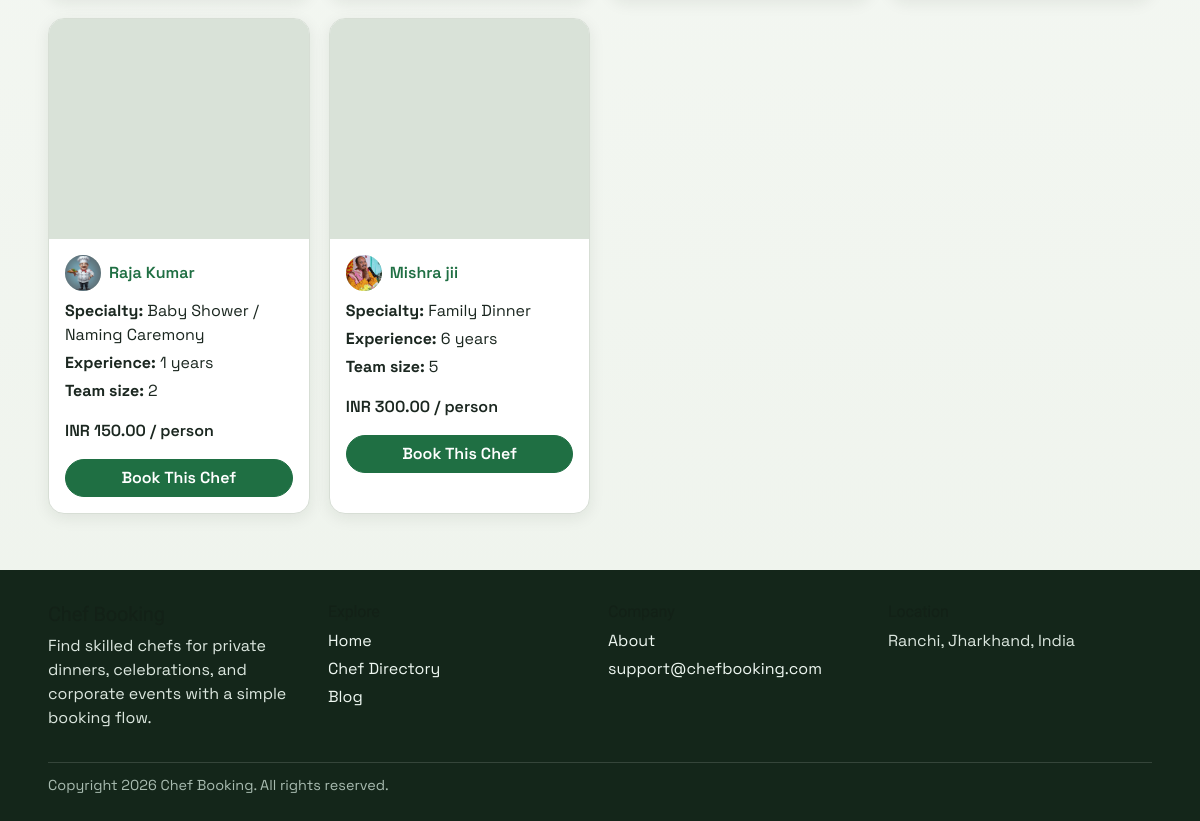
Before: /chefs/ (signed in, lower part) with the older database file.
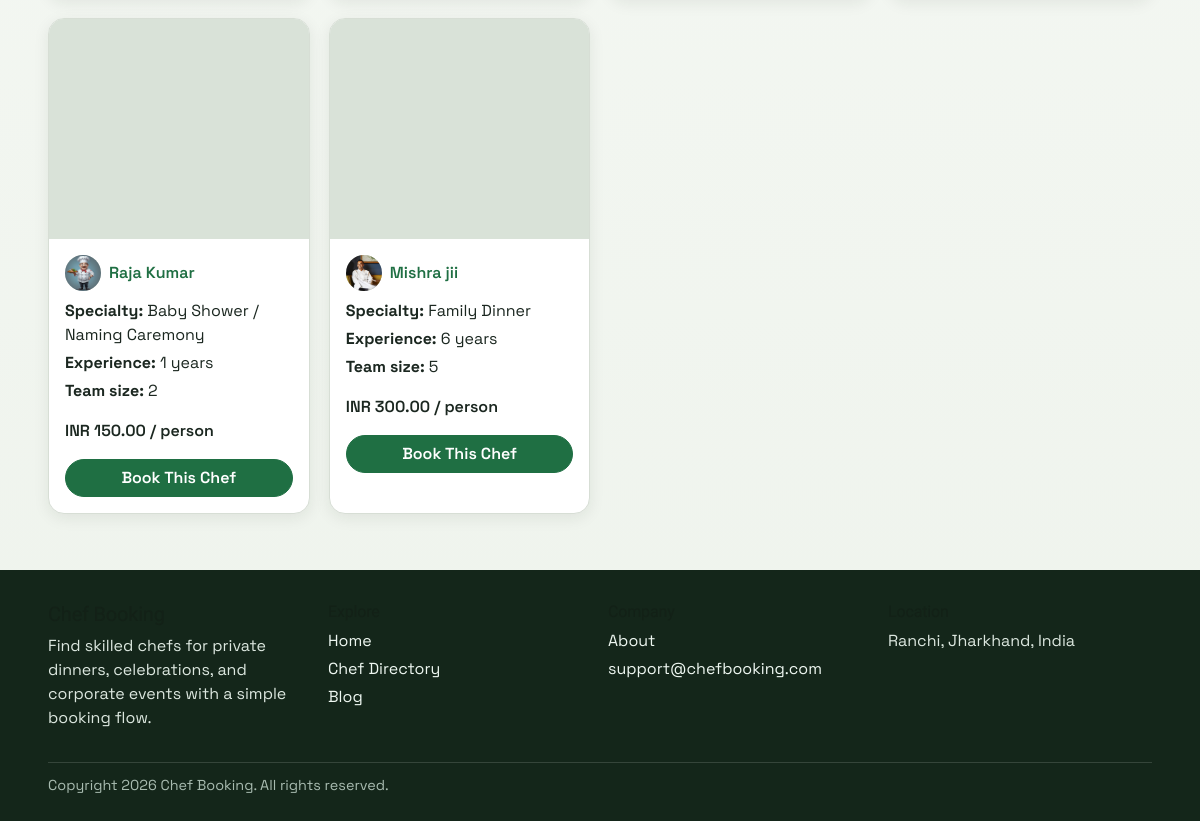
After: the same page with the newer database file.
### booking/models.py (models this page shows, shortened)
class Chef(models.Model):
    user = models.OneToOneField(settings.AUTH_USER_MODEL, on_delete=models.CASCADE)
    name = models.CharField(max_length=100)
    specialty = models.CharField(max_length=200)
    experience = models.PositiveIntegerField()  # years
    team_members = models.PositiveIntegerField(
        validators=[MinValueValidator(2)],
        blank=True,
        null=True
    )
    price_per_person = models.DecimalField(max_digits=8, decimal_places=2)
    image = models.ImageField(upload_to='chef_dishes/', blank=True, null=True)

### accounts/models.py (models this page shows, shortened)
class Profile(models.Model):
    user = models.OneToOneField(settings.AUTH_USER_MODEL, on_delete=models.CASCADE)
    name = models.CharField(max_length=100)
    email = models.EmailField()
    mobile_number = models.CharField(max_length=15, blank=True, null=True)
    location = models.CharField(max_length=255, blank=True)
    education = models.CharField(max_length=255, blank=True)
    experience = models.IntegerField(default=0)
    speciality = models.TextField(blank=True)
    bio = models.TextField(blank=True)
    dishes = models.CharField(max_length=255, default="Not specified")
    profile_image = models.ImageField(upload_to=user_directory_path, blank=True, null=True)

### booking/views.py (the view)
# urls.py: path('chefs/', booking_views.chef_list, name='chef_list'),
@login_required
def chef_list(request):
    query = request.GET.get("q", "").strip()
    chefs = Chef.objects.select_related("user", "user__profile").all()
    if query:
        chefs = chefs.filter(
            Q(name__icontains=query)
            | Q(specialty__icontains=query)
            | Q(experience__icontains=query)
        )
    return render(
        request,
        "booking/chef_list.html",
        {
            "chefs": chefs,
            "query": query,
        },
    )

### booking/context_processors.py (called while the page is built)
def chef_context(request):
    chef = None
    profile = None
    is_admin_user = False
    if request.user.is_authenticated:
        chef = Chef.objects.filter(user=request.user).first()
        profile = getattr(request.user, "profile", None)
        is_admin_user = request.user.is_superuser
    return {"chef": chef, "user_profile": profile, "is_admin_user": is_admin_user}

### booking/templates/booking/chef_list.html (shortened to what this page needs)
{% extends "base.html" %}
{% load static %}
{% block content %}
<section class="content-grid">
  {% for chef in chefs %}
  <article class="content-card">
    {% if chef.image %}
    <img src="{{ chef.image.url }}" alt="{{ chef.name }}" loading="lazy" decoding="async" />
    {% else %}
    <img src="{% static 'images/default.webp' %}" alt="Chef placeholder" loading="lazy" decoding="async" />
    {% endif %}
    <div class="card-body-tight">
      <div class="d-flex align-items-center gap-2 mb-2">
        {% if chef.user.profile.profile_image %}
        <img src="{{ chef.user.profile.profile_image.url }}" alt="{{ chef.user.username }}" style="width:36px;height:36px;border-radius:50%;object-fit:cover;" loading="lazy" />
        {% else %}
        <img src="{% static 'images/default-chef.jpg' %}" alt="Default profile" style="width:36px;height:36px;border-radius:50%;object-fit:cover;" loading="lazy" />
        {% endif %}
        <a href="{% url 'profile_detail' username=chef.user.username %}" class="text-decoration-none fw-semibold">{{ chef.name }}</a>
      </div>
      <p class="mb-1"><strong>Specialty:</strong> {{ chef.specialty }}</p>
      <p class="mb-1"><strong>Experience:</strong> {{ chef.experience }} years</p>
      <p class="mb-3"><strong>Team size:</strong> {{ chef.team_members|default:"Not listed" }}</p>
      <p class="mb-3 fw-semibold">INR {{ chef.price_per_person }} / person</p>
      {% if request.user != chef.user %}
      <a href="{% url 'book_chef' chef.id %}" class="btn btn-primary w-100">Book This Chef</a>
      {% else %}
      <a href="{% url 'dashboard' %}" class="btn btn-outline-primary w-100">Open Dashboard</a>
      {% endif %}
    </div>
  </article>
  {% empty %}
  <article class="page-card p-4">
    <h2 class="h5">No chefs found</h2>
    <p class="mb-0">Try another search term or clear filters.</p>
  </article>
  {% endfor %}
</section>
{% endblock %}

Changed rows visible on the page:
changed through a linked row, Chef "Mishra jii": user.profile.profile_image: a different picture
